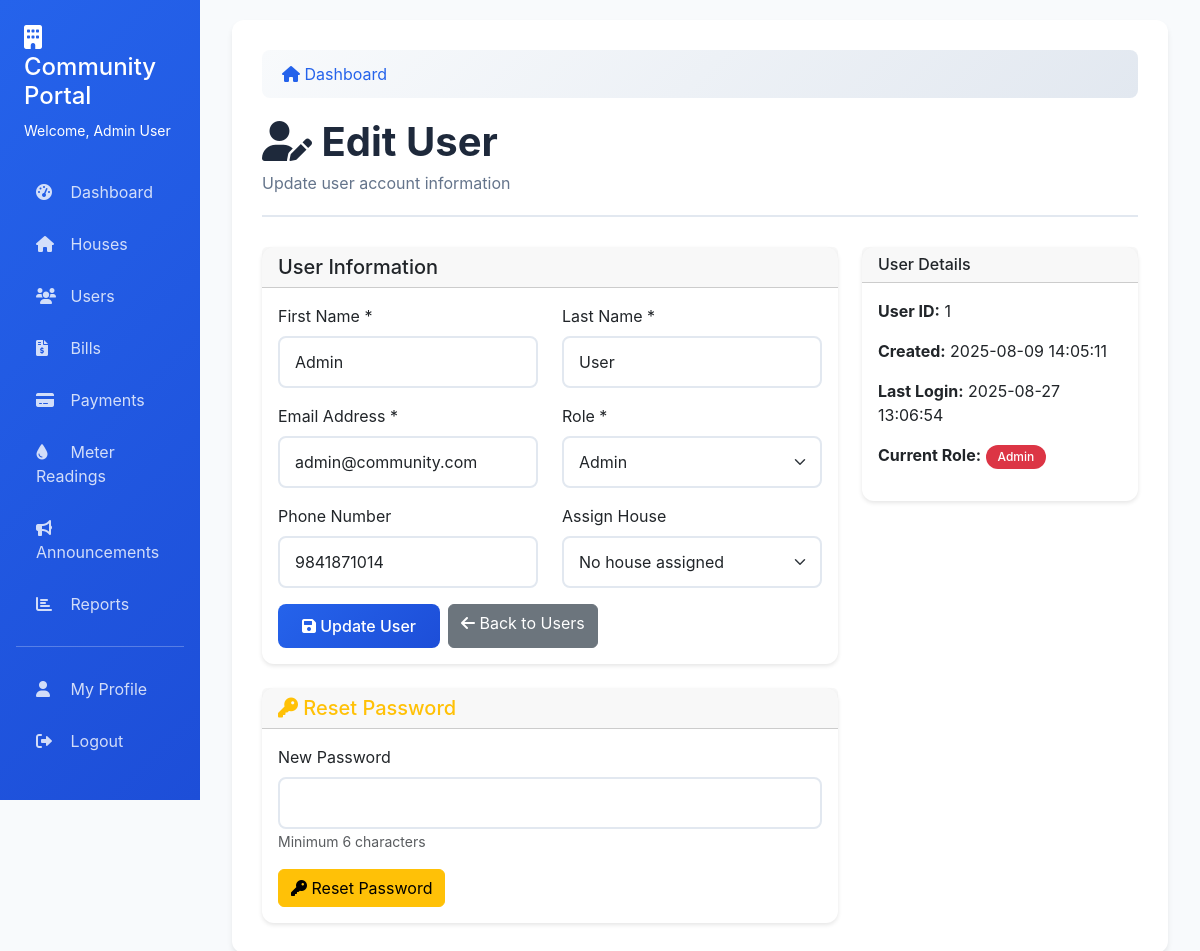
Screenshot of /users/1/edit (signed in) with the database file from the repository.
### tables this page shows
CREATE TABLE users (
                id INTEGER PRIMARY KEY AUTOINCREMENT,
                email TEXT UNIQUE NOT NULL,
                password_hash TEXT NOT NULL,
                role TEXT NOT NULL DEFAULT 'resident',
                first_name TEXT,
                last_name TEXT,
                phone_number TEXT,
                house_id INTEGER,
                created_at TIMESTAMP DEFAULT CURRENT_TIMESTAMP,
                last_login TIMESTAMP
            );

### app.py (the view, shortened to what this page needs)
@app.route('/users/<int:user_id>/edit', methods=['GET', 'POST'])
@admin_required
def edit_user(user_id):
    conn = get_db_connection()
    user = conn.execute('SELECT * FROM users WHERE id = ?', (user_id,)).fetchone()
    if not user:
        flash('User not found!', 'error')
        conn.close()
        return redirect(url_for('users'))
    houses = conn.execute('SELECT id, house_number, owner_name FROM houses ORDER BY house_number').fetchall()
    conn.close()
    return render_template('edit_user.html', user=user, houses=houses)

### app.py (called while the page is built)
def get_db_connection():
    conn = sqlite3.connect(DATABASE)
    conn.row_factory = sqlite3.Row
    return conn

def admin_required(f):
    @wraps(f)
    def decorated_function(*args, **kwargs):
        if 'user_id' not in session:
            return redirect(url_for('login'))
        conn = get_db_connection()
        user = conn.execute('SELECT role FROM users WHERE id = ?', (session['user_id'],)).fetchone()
        conn.close()
        if not user or user['role'] != 'admin':
            flash('Admin access required.', 'error')
            return redirect(url_for('dashboard'))
        return f(*args, **kwargs)
    return decorated_function

### templates/edit_user.html (shortened to what this page needs)
{% extends "base.html" %}
{% block content %}
<div class="page-header">
    <h1><i class="fas fa-user-edit"></i> Edit User</h1>
    <p>Update user account information</p>
</div>
<div class="row">
    <div class="col-md-8">
        <div class="card">
            <div class="card-header">
                <h5 class="mb-0">User Information</h5>
            </div>
            <div class="card-body">
                <form method="POST">
                    <div class="row">
                        <div class="col-md-6">
                            <div class="mb-3">
                                <label for="first_name" class="form-label">First Name *</label>
                                <input type="text" class="form-control" id="first_name" name="first_name" value="{{ user.first_name }}" required>
                            </div>
                        </div>
                        <div class="col-md-6">
                            <div class="mb-3">
                                <label for="last_name" class="form-label">Last Name *</label>
                                <input type="text" class="form-control" id="last_name" name="last_name" value="{{ user.last_name }}" required>
                            </div>
                        </div>
                    </div>
                    <div class="row">
                        <div class="col-md-6">
                            <div class="mb-3">
                                <label for="email" class="form-label">Email Address *</label>
                                <input type="email" class="form-control" id="email" name="email" value="{{ user.email }}" required>
                            </div>
                        </div>
                        <div class="col-md-6">
                            <div class="mb-3">
                                <label for="role" class="form-label">Role *</label>
                                <select class="form-select" id="role" name="role" required>
                                    <option value="admin" {{ 'selected' if user.role == 'admin' else '' }}>Admin</option>
                                </select>
                            </div>
                        </div>
                    </div>
                    <div class="row">
                        <div class="col-md-6">
                            <div class="mb-3">
                                <label for="phone_number" class="form-label">Phone Number</label>
                                <input type="tel" class="form-control" id="phone_number" name="phone_number" value="{{ user.phone_number or '' }}">
                            </div>
                        </div>
                        <div class="col-md-6">
                            <div class="mb-3">
                                <label for="house_id" class="form-label">Assign House</label>
                                <select class="form-select" id="house_id" name="house_id">
                                    <option value="">No house assigned</option>
                                </select>
                            </div>
                        </div>
                    </div>
                    <div class="d-flex gap-2">
                        <button type="submit" class="btn btn-primary">
                            <i class="fas fa-save"></i> Update User
                        </button>
                        <a href="{{ url_for('users') }}" class="btn btn-secondary">
                            <i class="fas fa-arrow-left"></i> Back to Users
                        </a>
                    </div>
                </form>
            </div>
        </div>
        <div class="card mt-4">
            <div class="card-header">
                <h5 class="mb-0 text-warning"><i class="fas fa-key"></i> Reset Password</h5>
            </div>
            <div class="card-body">
                <form method="POST" action="{{ url_for('reset_user_password', user_id=user.id) }}">
                    <div class="mb-3">
                        <label for="new_password" class="form-label">New Password</label>
                        <input type="password" class="form-control" id="new_password" name="new_password" required minlength="6">
                        <small class="form-text text-muted">Minimum 6 characters</small>
                    </div>
                    <button type="submit" class="btn btn-warning" onclick="return confirm('Are you sure you want to reset this user\'s password?')">
                        <i class="fas fa-key"></i> Reset Password
                    </button>
                </form>
            </div>
        </div>
    </div>
    <div class="col-md-4">
        <div class="card">
            <div class="card-header">
                <h6 class="mb-0">User Details</h6>
            </div>
            <div class="card-body">
                <p><strong>User ID:</strong> {{ user.id }}</p>
                <p><strong>Created:</strong> {{ user.created_at }}</p>
                <p><strong>Last Login:</strong> {{ user.last_login or 'Never' }}</p>
                <p><strong>Current Role:</strong>
                    {% if user.role == 'admin' %}
                        <span class="badge bg-danger">Admin</span>
                    {% else %}
                        <span class="badge bg-primary">Resident</span>
                    {% endif %}
                </p>
            </div>
        </div>
    </div>
</div>
{% endblock %}

### templates/base.html (style rules this page uses)
:root { --primary-color: #2563eb; --secondary-color: #64748b; --success-color: #059669; --danger-color: #dc2626; --warning-color: #d97706; --info-color: #0891b2; --light-bg: #f8fafc; --dark-bg: #1e293b; }
body { background-color: var(--light-bg); font-family: 'Inter', -apple-system, BlinkMacSystemFont, sans-serif; }
.card { border: none; border-radius: 12px; box-shadow: 0 2px 4px rgba(0, 0, 0, 0.1); transition: all 0.3s ease; }
.btn-primary { background: linear-gradient(135deg, var(--primary-color), #1d4ed8); border: none; border-radius: 8px; padding: 10px 24px; font-weight: 500; transition: all 0.3s ease; }
.badge { padding: 6px 12px; border-radius: 20px; font-weight: 500; }
.form-control, .form-select { border-radius: 8px; border: 2px solid #e2e8f0; padding: 12px 15px; transition: all 0.3s ease; }
.page-header { margin-bottom: 30px; padding-bottom: 20px; border-bottom: 2px solid #e2e8f0; }
.page-header h1 { color: #1e293b; font-weight: 700; margin-bottom: 5px; }
.page-header p { color: var(--secondary-color); margin: 0; }

### rows the page displays
users: first_name "Admin", last_name "User", email "admin@community.com", phone_number "9841871014", id "1", created_at "2025-08-09 14:05:11", last_login "2025-08-27 13:06:54"

### other values shown
{{ session.user_name }} "Admin User"
